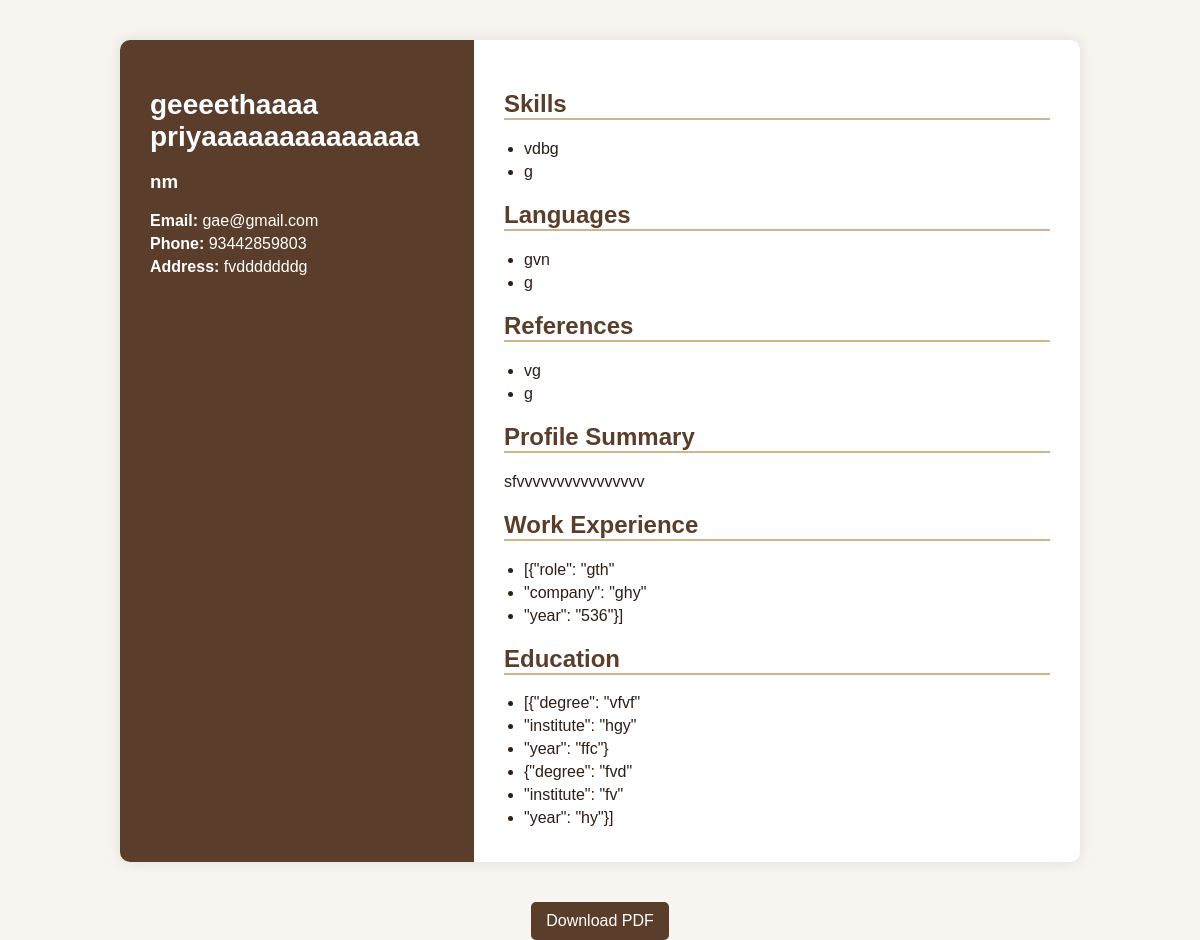
Page /resume1/9/ on the committed database.
### resume/models.py (models this page shows, shortened)
class Resume1(models.Model):
    user = models.ForeignKey(User, on_delete=models.CASCADE)
    full_name = models.CharField(max_length=255)
    job_title = models.CharField(max_length=255, blank=True)
    email = models.EmailField()
    phone = models.CharField(max_length=50, blank=True)
    address = models.CharField(max_length=255, blank=True)
    profile_summary = models.TextField(blank=True)
    skills = models.TextField(blank=True)
    languages = models.TextField(blank=True)
    work_experience = models.TextField(blank=True, default="")
    education = models.TextField(blank=True, default="")
    references = models.TextField(blank=True)
    template_type = models.CharField(max_length=10, default='Resume1')

### resume/views.py (the view)
# urls.py: path('resume1/<int:resume_id>/', views.resume_display1, name='resume_display1'),
def resume_display1(request, resume_id):
    resume = get_object_or_404(Resume1, id=resume_id)
    def to_list(text):
        if not text:
            return []
        items = []
        for item in text.replace('\r', '').replace(',', '\n').splitlines():
            item = item.strip()
            if item:
                items.append(item)
        return items
    skills_list = to_list(getattr(resume, 'skills', '') or '')
    languages_list = to_list(getattr(resume, 'languages', '') or '')
    references_list = to_list(getattr(resume, 'references', '') or '')
    experience_list = to_list(getattr(resume, 'work_experience', '') or '')
    education_list = to_list(getattr(resume, 'education', '') or '')
    return render(request, 'resume/resume_display1.html', {
        "resume": resume,
        "skills_list": skills_list,
        "languages_list": languages_list,
        "references_list": references_list,
        "experience_list": experience_list,
        "education_list": education_list,
    })

### resume/templates/resume/resume_display1.html (shortened to what this page needs)
<!DOCTYPE html>
<html lang="en">
<head>
</head>
<body>
<div class="container">
  <div class="left">
    <h1>{{ resume.full_name }}</h1>
    <h3>{{ resume.job_title }}</h3>
    <p><strong>Email:</strong> {{ resume.email }}</p>
    <p><strong>Phone:</strong> {{ resume.phone }}</p>
    <p><strong>Address:</strong> {{ resume.address }}</p>
  </div>
  <div class="right">
    <h2>Skills</h2>
    {% if skills_list %}
      <ul>
        {% for skill in skills_list %}
          <li>{{ skill }}</li>
        {% endfor %}
      </ul>
    {% else %}
      <p>No skills added</p>
    {% endif %}
    <h2>Languages</h2>
    {% if languages_list %}
      <ul>
        {% for lang in languages_list %}
          <li>{{ lang }}</li>
        {% endfor %}
      </ul>
    {% else %}
      <p>No languages added</p>
    {% endif %}
    <h2>References</h2>
    {% if references_list %}
      <ul>
        {% for ref in references_list %}
          <li>{{ ref }}</li>
        {% endfor %}
      </ul>
    {% else %}
      <p>No references added</p>
    {% endif %}
    <h2>Profile Summary</h2>
    {% if resume.profile_summary %}
      <p>{{ resume.profile_summary|linebreaksbr }}</p>
    {% else %}
      <p>No profile summary added</p>
    {% endif %}
<h2>Work Experience</h2>
{% if experience_list %}
  <ul>
    {% for exp in experience_list %}
      <li>{{ exp }}</li>
    {% endfor %}
  </ul>
{% else %}
  <p>No work experience added</p>
{% endif %}
<h2>Education</h2>
{% if education_list %}
  <ul>
    {% for edu in education_list %}
      <li>{{ edu }}</li>
    {% endfor %}
  </ul>
{% else %}
  <p>No education details added</p>
{% endif %}
  </div>
</div>
<div style="text-align:center; margin-top:20px;">
  <a href="{% url 'download_resume_pdf1' resume.id %}"><button>Download PDF</button></a>
</div>
</body>
</html>

### resume/templates/resume/resume_display1.html (style rules this page uses)
body { font-family: 'Poppins', sans-serif; margin: 0; padding: 0; background: #f8f5f0; color: #2f1e13; }
.container { display: flex; width: 80%; margin: 40px auto; background: white; box-shadow: 0 0 15px rgba(0,0,0,0.1); border-radius: 10px; overflow: hidden; }
.left { width: 35%; background: #5a3e2b; color: white; padding: 30px; }
.right { width: 65%; padding: 30px; }
h1 { font-size: 28px; margin-bottom: 10px; }
h2 { color: #5a3e2b; border-bottom: 2px solid #d2b48c; margin-top: 20px; }
p { margin: 5px 0; }
button { background: #5a3e2b; color: white; border: none; padding: 10px 15px; border-radius: 5px; cursor: pointer; font-size: 1rem; }
ul { padding-left: 20px; margin: 5px 0; }
li { margin-bottom: 5px; }

### rows in the picture
Resume1: full_name "geeeethaaaa priyaaaaaaaaaaaaaa", job_title "nm", email "gae@gmail.com", phone "93442859803", address "fvdddddddg", profile_summary "sfvvvvvvvvvvvvvvvv"

### other values in the picture
{{ skill }} "vdbg" "g"
{{ lang }} "gvn" "g"
{{ ref }} "vg" "g"
{{ exp }} "[{\"role\": \"gth\"" "\"company\": \"ghy\"" "\"year\": \"536\"}]"
{{ edu }} "[{\"degree\": \"vfvf\"" "\"institute\": \"hgy\"" "\"year\": \"ffc\"}" "{\"degree\": \"fvd\"" "\"institute\": \"fv\"" "\"year\": \"hy\"}]"
